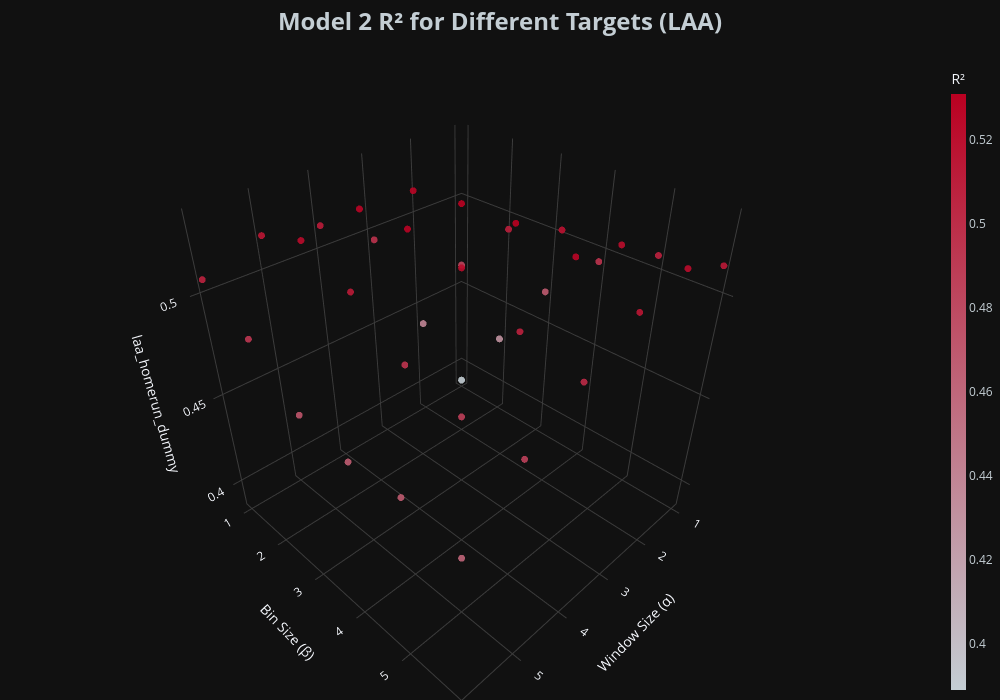

This figure's notebook cell:
### Code cell
# Plot R² for LAA

fig = graph_model_stats(
    df = laa_m2_stats_df,
    stat_type='r_squared',
    title='Model 2 R²',
    z='laa_homerun_dummy',
    gradient='r_squared',
    team='LAA'
)

fig.show()

### Figure 1 — Plotly figure (JSON) as saved in the notebook; plotly's stock layout.template omitted (floating-point values rounded to 4 significant figures)
{"data": [{"marker": {"color": [0.389, 0.4299, 0.4691, 0.4952, 0.5079, 0.5134, 0.4393, 0.4834, 0.5104, 0.5191, 0.5221, 0.5225, 0.4962, 0.5276, 0.5302, 0.5308, 0.5271, 0.5163, 0.5121, 0.528, 0.5285, 0.5228, 0.5086, 0.5016, 0.5167, 0.5239, 0.5131, 0.4948, 0.4872, 0.4857, 0.5075, 0.4929, 0.4723, 0.467, 0.4691, 0.4622], "colorbar": {"thickness": 15, "tickfont": {"color": "#C4CED4"}, "title": {"text": "R²"}}, "colorscale": [[0, "#C4CED4"], [1, "#BA0021"]], "opacity": 0.9, "showscale": true, "size": 4}, "mode": "markers", "type": "scatter3d", "x": [1, 1, 1, 1, 1, 1, 2, 2, 2, 2, 2, 2, 3, 3, 3, 3, 3, 3, 4, 4, 4, 4, 4, 4, 5, 5, 5, 5, 5, 5, 6, 6, 6, 6, 6, 6], "y": [1, 2, 3, 4, 5, 6, 1, 2, 3, 4, 5, 6, 1, 2, 3, 4, 5, 6, 1, 2, 3, 4, 5, 6, 1, 2, 3, 4, 5, 6, 1, 2, 3, 4, 5, 6], "z": [0.389, 0.4299, 0.4691, 0.4952, 0.5079, 0.5134, 0.4393, 0.4834, 0.5104, 0.5191, 0.5221, 0.5225, 0.4962, 0.5276, 0.5302, 0.5308, 0.5271, 0.5163, 0.5121, 0.528, 0.5285, 0.5228, 0.5086, 0.5016, 0.5167, 0.5239, 0.5131, 0.4948, 0.4872, 0.4857, 0.5075, 0.4929, 0.4723, 0.467, 0.4691, 0.4622]}], "layout": {"height": 700, "margin": {"b": 0, "l": 0, "r": 0, "t": 60}, "paper_bgcolor": "#111111", "scene": {"aspectmode": "cube", "bgcolor": "#111111", "xaxis": {"gridcolor": "rgb(60, 60, 60)", "showbackground": false, "title": {"text": "Window Size (α)"}}, "yaxis": {"gridcolor": "rgb(60, 60, 60)", "showbackground": false, "title": {"text": "Bin Size (β)"}}, "zaxis": {"gridcolor": "rgb(60, 60, 60)", "showbackground": false, "title": {"text": "laa_homerun_dummy"}}}, "showlegend": false, "title": {"font": {"color": "#C4CED4", "size": 24}, "text": "<b>Model 2 R² for Different Targets (LAA)</b>", "x": 0.5, "xanchor": "center"}, "width": 1000}}
